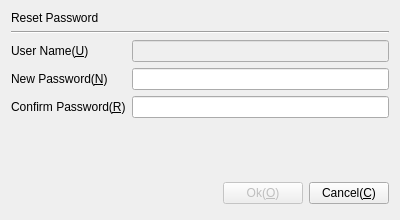
<?xml version="1.0" encoding="UTF-8"?>
<ui version="4.0">
 <class>RestPwdDlg</class>
 <widget class="QDialog" name="RestPwdDlg">
  <property name="geometry">
   <rect>
    <x>0</x>
    <y>0</y>
    <width>400</width>
    <height>220</height>
   </rect>
  </property>
  <property name="windowTitle">
   <string>User Manage</string>
  </property>
  <property name="windowIcon">
   <iconset resource="../resouce.qrc">
    <normaloff>:/images/app.svg</normaloff>:/images/app.svg</iconset>
  </property>
  <property name="sizeGripEnabled">
   <bool>false</bool>
  </property>
  <property name="modal">
   <bool>true</bool>
  </property>
  <layout class="QVBoxLayout" name="verticalLayout">
   <item>
    <widget class="QLabel" name="titlelabel">
     <property name="text">
      <string>Reset Password</string>
     </property>
    </widget>
   </item>
   <item>
    <widget class="Line" name="line">
     <property name="orientation">
      <enum>Qt::Horizontal</enum>
     </property>
    </widget>
   </item>
   <item>
    <layout class="QFormLayout" name="formLayout">
     <item row="0" column="0">
      <widget class="QLabel" name="usernamelabel">
       <property name="text">
        <string>User Name(&amp;U)  </string>
       </property>
       <property name="buddy">
        <cstring>username</cstring>
       </property>
      </widget>
     </item>
     <item row="0" column="1">
      <widget class="QLineEdit" name="username">
       <property name="enabled">
        <bool>false</bool>
       </property>
      </widget>
     </item>
     <item row="1" column="0">
      <widget class="QLabel" name="pwdlabel">
       <property name="text">
        <string>New Password(&amp;N)  </string>
       </property>
       <property name="buddy">
        <cstring>newpwd</cstring>
       </property>
      </widget>
     </item>
     <item row="1" column="1">
      <widget class="QLineEdit" name="newpwd">
       <property name="echoMode">
        <enum>QLineEdit::Password</enum>
       </property>
      </widget>
     </item>
     <item row="2" column="0">
      <widget class="QLabel" name="repeatlabel">
       <property name="text">
        <string>Confirm Password(&amp;R)</string>
       </property>
       <property name="buddy">
        <cstring>confirmpwd</cstring>
       </property>
      </widget>
     </item>
     <item row="2" column="1">
      <widget class="QLineEdit" name="confirmpwd">
       <property name="echoMode">
        <enum>QLineEdit::Password</enum>
       </property>
      </widget>
     </item>
    </layout>
   </item>
   <item>
    <spacer name="verticalSpacer">
     <property name="orientation">
      <enum>Qt::Vertical</enum>
     </property>
     <property name="sizeHint" stdset="0">
      <size>
       <width>20</width>
       <height>40</height>
      </size>
     </property>
    </spacer>
   </item>
   <item>
    <layout class="QHBoxLayout" name="horizontalLayout_3">
     <property name="spacing">
      <number>6</number>
     </property>
     <property name="leftMargin">
      <number>0</number>
     </property>
     <property name="topMargin">
      <number>0</number>
     </property>
     <property name="rightMargin">
      <number>0</number>
     </property>
     <property name="bottomMargin">
      <number>0</number>
     </property>
     <item>
      <spacer name="hroizontallSpacer">
       <property name="orientation">
        <enum>Qt::Horizontal</enum>
       </property>
       <property name="sizeHint" stdset="0">
        <size>
         <width>131</width>
         <height>31</height>
        </size>
       </property>
      </spacer>
     </item>
     <item>
      <widget class="QPushButton" name="okButton">
       <property name="enabled">
        <bool>false</bool>
       </property>
       <property name="text">
        <string>Ok(&amp;O)</string>
       </property>
      </widget>
     </item>
     <item>
      <widget class="QPushButton" name="cancelButton">
       <property name="text">
        <string>Cancel(&amp;C)</string>
       </property>
      </widget>
     </item>
    </layout>
   </item>
  </layout>
 </widget>
 <resources>
  <include location="../resouce.qrc"/>
 </resources>
 <connections>
  <connection>
   <sender>okButton</sender>
   <signal>clicked()</signal>
   <receiver>RestPwdDlg</receiver>
   <slot>accept()</slot>
   <hints>
    <hint type="sourcelabel">
     <x>186</x>
     <y>204</y>
    </hint>
    <hint type="destinationlabel">
     <x>96</x>
     <y>222</y>
    </hint>
   </hints>
  </connection>
  <connection>
   <sender>cancelButton</sender>
   <signal>clicked()</signal>
   <receiver>RestPwdDlg</receiver>
   <slot>reject()</slot>
   <hints>
    <hint type="sourcelabel">
     <x>267</x>
     <y>204</y>
    </hint>
    <hint type="destinationlabel">
     <x>179</x>
     <y>222</y>
    </hint>
   </hints>
  </connection>
 </connections>
</ui>
